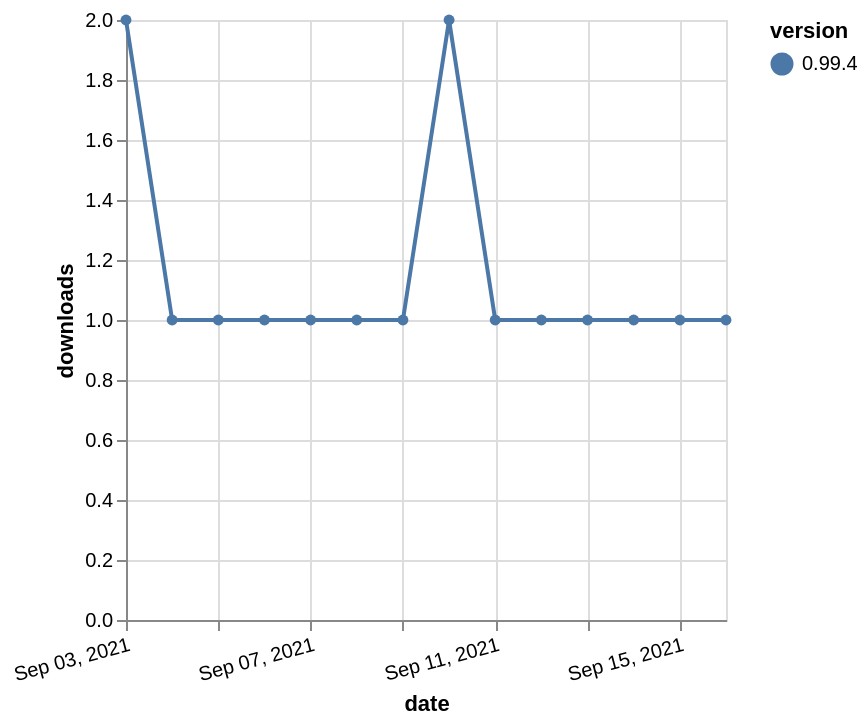

Describe this chart as a Vega-Lite specification.
### Vega-Lite specification from a JSON file in a GitHub repository (floating-point values rounded to 4 significant figures)
{"$schema": "https://vega.github.io/schema/vega-lite/v5.json", "description": "A simple bar chart with embedded data.", "data": {"values": [{"date": "2021-09-03", "total": 118, "delta": 2, "version": "0.99.4"}, {"date": "2021-09-04", "total": 119, "delta": 1, "version": "0.99.4"}, {"date": "2021-09-05", "total": 120, "delta": 1, "version": "0.99.4"}, {"date": "2021-09-06", "total": 121, "delta": 1, "version": "0.99.4"}, {"date": "2021-09-07", "total": 122, "delta": 1, "version": "0.99.4"}, {"date": "2021-09-08", "total": 123, "delta": 1, "version": "0.99.4"}, {"date": "2021-09-09", "total": 124, "delta": 1, "version": "0.99.4"}, {"date": "2021-09-10", "total": 126, "delta": 2, "version": "0.99.4"}, {"date": "2021-09-11", "total": 127, "delta": 1, "version": "0.99.4"}, {"date": "2021-09-12", "total": 128, "delta": 1, "version": "0.99.4"}, {"date": "2021-09-13", "total": 129, "delta": 1, "version": "0.99.4"}, {"date": "2021-09-14", "total": 130, "delta": 1, "version": "0.99.4"}, {"date": "2021-09-15", "total": 131, "delta": 1, "version": "0.99.4"}, {"date": "2021-09-16", "total": 132, "delta": 1, "version": "0.99.4"}]}, "width": "container", "mark": {"type": "line", "point": {"filled": true}}, "encoding": {"x": {"field": "date", "type": "temporal", "timeUnit": "yearmonthdate", "title": "date", "axis": {"labelAngle": -15}}, "y": {"field": "delta", "type": "quantitative", "title": "downloads"}, "color": {"field": "version", "type": "nominal"}, "tooltip": {"field": "delta"}}}
